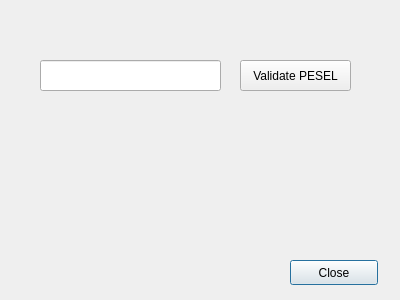
<?xml version="1.0" encoding="UTF-8"?>
<ui version="4.0">
 <class>ValidatePeselForm</class>
 <widget class="QDialog" name="ValidatePeselForm">
  <property name="geometry">
   <rect>
    <x>0</x>
    <y>0</y>
    <width>400</width>
    <height>300</height>
   </rect>
  </property>
  <property name="windowTitle">
   <string>Dialog</string>
  </property>
  <widget class="QLabel" name="label">
   <property name="geometry">
    <rect>
     <x>100</x>
     <y>120</y>
     <width>161</width>
     <height>31</height>
    </rect>
   </property>
   <property name="text">
    <string/>
   </property>
  </widget>
  <widget class="QLineEdit" name="lineEdit">
   <property name="geometry">
    <rect>
     <x>40</x>
     <y>60</y>
     <width>181</width>
     <height>31</height>
    </rect>
   </property>
  </widget>
  <widget class="QPushButton" name="pushButton">
   <property name="geometry">
    <rect>
     <x>290</x>
     <y>260</y>
     <width>88</width>
     <height>25</height>
    </rect>
   </property>
   <property name="text">
    <string>Close</string>
   </property>
  </widget>
  <widget class="QPushButton" name="pushButton_2">
   <property name="geometry">
    <rect>
     <x>240</x>
     <y>60</y>
     <width>111</width>
     <height>31</height>
    </rect>
   </property>
   <property name="text">
    <string>Validate PESEL</string>
   </property>
  </widget>
 </widget>
 <resources/>
 <connections/>
</ui>
